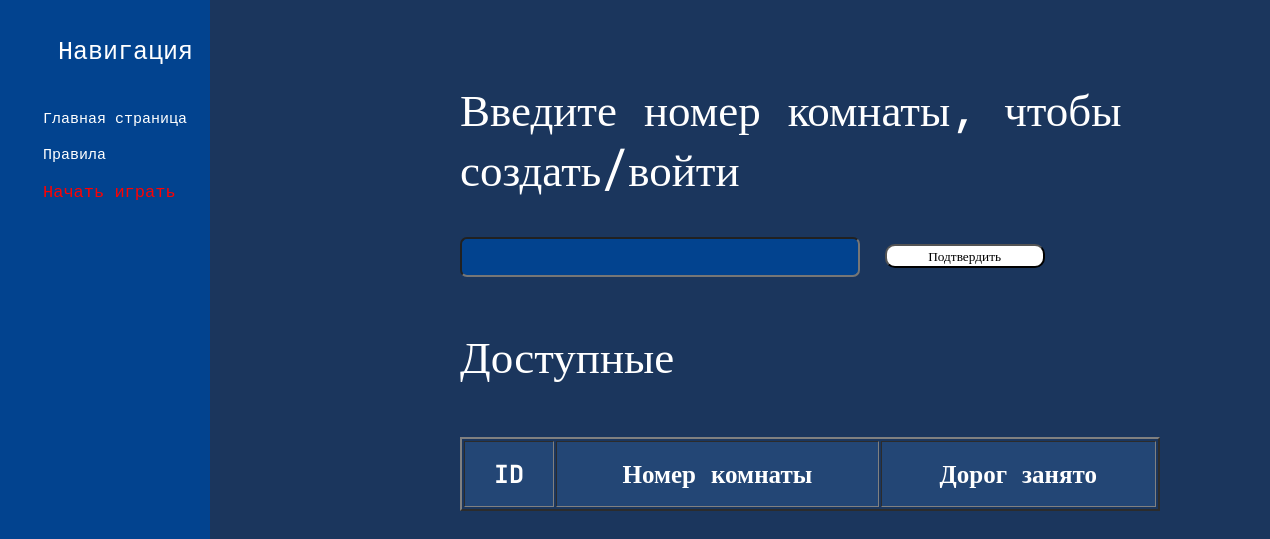
Before: /check_room_existence/ with the older database file.
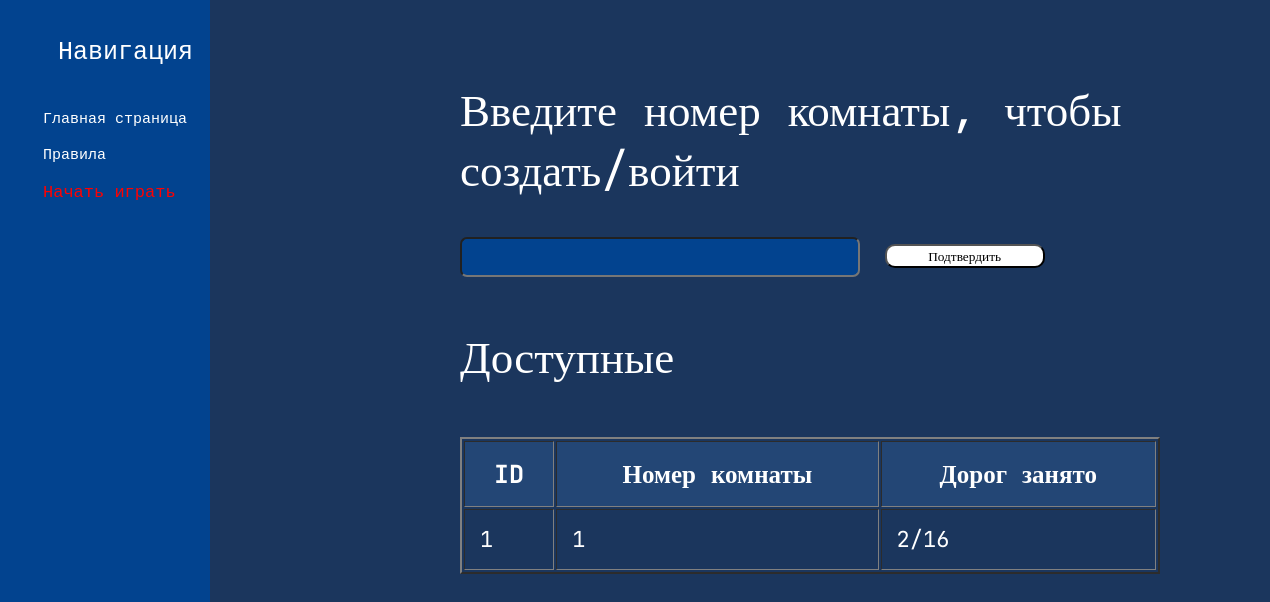
After: the same page with the newer database file.
### web_site/models.py (models this page shows, shortened)
class Room(models.Model):
    number = models.CharField(max_length=1000000)  # Номер комнаты
    name = models.CharField(max_length=1000000)  # Опционально, название комнаты

### web_site/views.py (the view)
# urls.py: path('check_room_existence/', check_room_existence, name='check_room_existence'),
def check_room_existence(request):
    rooms = Room.objects.all()
    room_data = []
    for room in rooms:
        occupied_railways = Railways.objects.filter(room=room, is_occupied=True)
        occupied_count = occupied_railways.count()
        total_railways_count = room.railways_set.all().count()
        room_data.append({
            'room': room,
            'occupied_count': occupied_count,
            'total_railways_count': total_railways_count
        })
    context = {
        'room_data': room_data
    }
    if request.method == 'POST':
        room_number = request.POST.get('room_number')
        room, created = Room.objects.get_or_create(number=room_number)
        if created:
            room.save()
        return redirect('choose_railway', room_id=room.id)
    return render(request, 'check_room_existence.html', context)

### static/templates/check_room_existence.html (shortened to what this page needs)
<!DOCTYPE html>
{% load static %}
<html>
  <head>
    <link rel="stylesheet" href="{% static 'css/startgame.css' %}" />
  </head>
  <body>
    <div class="menu">
      <a><p>Навигация</p></a>
      <a href="{% url 'start'%}">Главная страница</a>
      <a href="{% url 'rules' %}">Правила</a>
        <a href="{% url 'check_room_existence' %}"><div class="colors">Начать играть</div></a>
    </div>
    <div class="num-room">Введите номер комнаты, чтобы создать/войти</div>
    <div class="room">
    <form method="post">
        <input type="text" id="room_number" name="room_number" required>
        <button type="submit" class="btn">Подтвердить</button>
    </form>
    </div>
    <div class="txt">Доступные</div>
    <table border="2" cellpadding="15" class="tabs">
        <thead class="tabss">
                <th>ID</th>
                <th>Номер комнаты</th>
                <th>Дорог занято</th>
        </thead>
        <tbody>
            {% for data in room_data %}
                <tr>
                    <td>{{ forloop.counter }}</td>
                    <td>{{ data.room.number }}</td>
                    <td>{{ data.occupied_count }}/{{ 16 }}</td>
                </tr>
            {% endfor %}
        </tbody>
    </table>
</body>
</html>

### static/css/startgame.css (style rules this page uses)
body { margin: 0; font-family: 'JetBrains Mono', monospace; font-optical-sizing: auto; background-color: #1b365d; display: grid; }
*, *:before, *:after { box-sizing: border-box; list-style: none; text-decoration: none; }
.menu { position: fixed; width: 16.5%; height: 100%; background: rgb(2, 67, 143); padding-left: 35px; }
a { position: sticky; display: inline-block; padding: 8px; color: white; background-color: #02438f; font-size: 15px; }
p { font-size: 25px; margin-left: 15px; }
.colors { color: red; font-size: 17px; }
.num-room { font-size: 45px; color: rgb(255, 255, 255); font-family: JetBrains Mono; margin-left: 460px; margin-top: 80px; width: 800px; }
.room { margin-left: 460px; margin-top: 30px; }
input[type='text'], textarea { background-color: #02438f; border-radius: 7px; margin-top: 7px; color: white; padding: 7px 7px 9px 6px; width: 400px; height: 40px; }
.btn { background-color: white; color: black; border-radius: 10px; width: 160px; font-family: JetBrains Mono; text-align: center; vertical-align: middle; margin-left: 15px; }
.txt { font-size: 45px; color: rgb(255, 255, 255); font-family: JetBrains Mono; margin-left: 460px; margin-top: 50px; }
.tabs { font-size: 22px; font-family: JetBrains Mono; margin-left: 460px; margin-top: 50px; width: 700px; background-color: #1b365d; color: white; }
.tabss { background-color: #234675; font-size: 25px; }

Changed rows visible on the page:
added Room: room.number "1", occupied_count "2", value "16"
